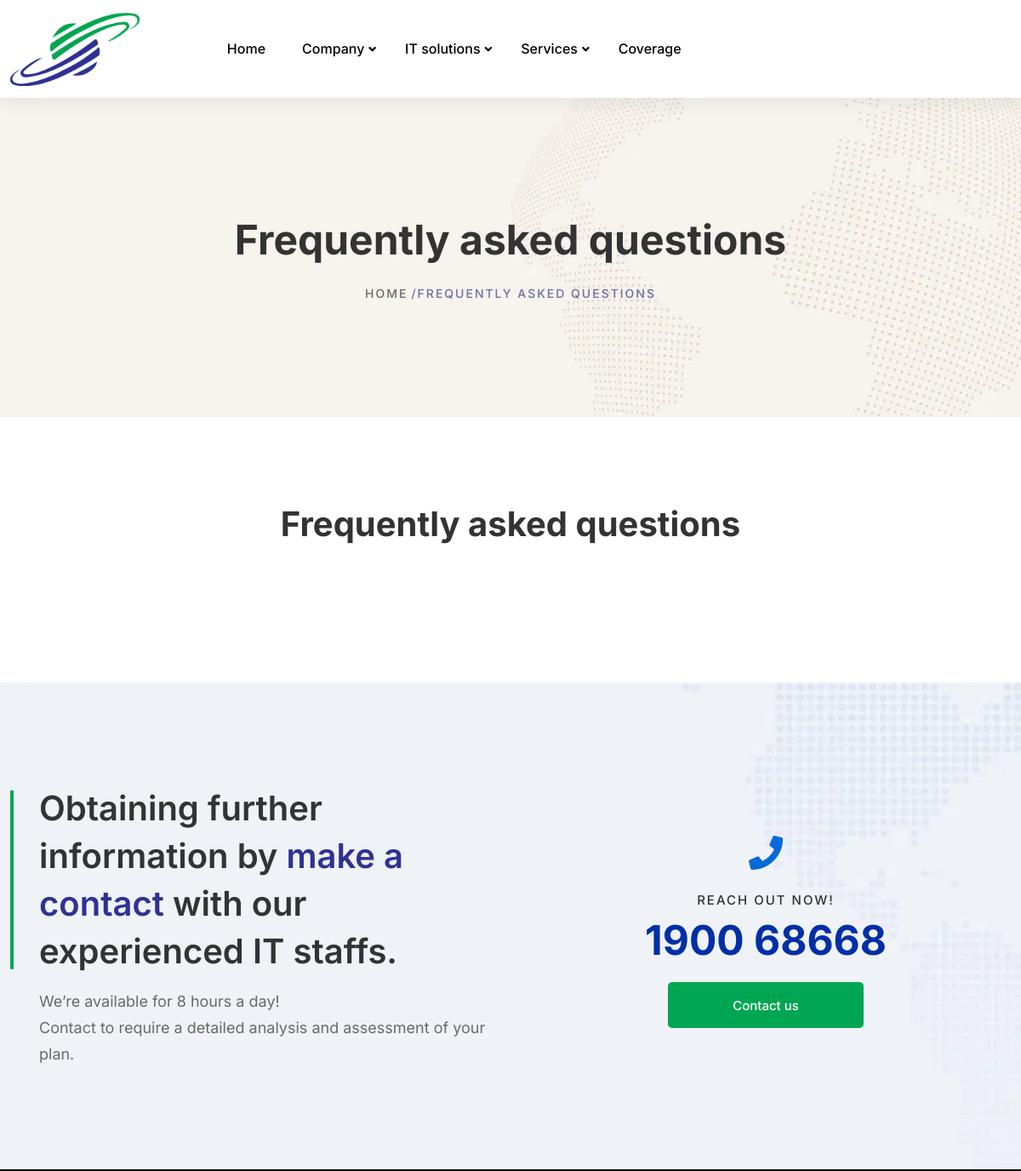
Page /faq/ (upper part) on the earlier database version.
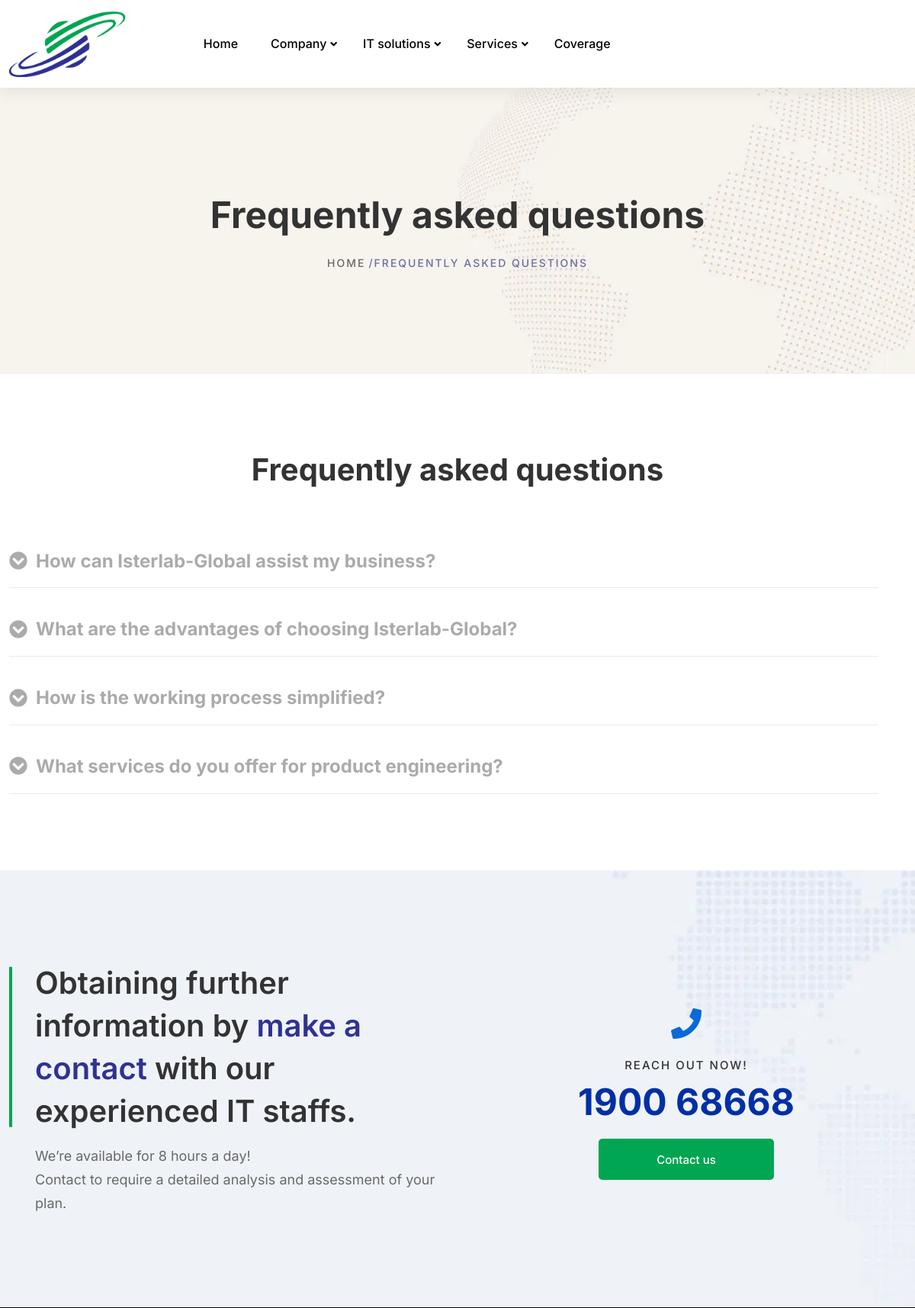
Same page on the later database version.
### landing/models.py (models this page shows)
class FAQ(models.Model):
    id = models.UUIDField(primary_key=True,default=uuid.uuid4,editable=False)
    question = models.TextField()
    response = models.TextField()
    created_at = models.DateTimeField(auto_now=True)

### landing/views.py (the view)
# urls.py: path("faq/",faq,name="faq"),
def faq(request):
    context = {
        "faqs":FAQ.objects.all()
    }
    return render(request, 'pages/faq.html',context)

### landing/context_processors.py (called while the page is built)
def global_context(request):
    global_services = Service.objects.all()[:6]
    global_solutions = Solution.objects.all()[:6]
    context = {
        "constance_services": global_services,
        "constance_solutions": global_solutions
    }
    return context

### templates/pages/faq.html (shortened to what this page needs)
{% extends "base.html" %}
{% load static %}
{% block breadcrumbs %}
{% include "components/breadcrumbs.html" with section='Frequently asked questions' %}
{% endblock breadcrumbs %}
{% block content %}
<div class="site-wrapper-reveal">
    <div class="accordion-wrapper section-space--ptb_100 border-top">
        <div class="container">
            <div class="row">
                <div class="col-lg-12">
                    <div class="section-title-wrap text-center section-space--mb_20">
                        <h3 class="heading">Frequently asked questions</h3>
                    </div>
                </div>
            </div>
            <div class="row">
                <div class="col-lg-12 pe-5">
                    <div class="faq-two-wrapper section-space--mt_40">
                        <div id="accordion_two">
                            {% for faq in faqs %}
                            <div class="card">
                                <div class="card-header" id="heading__{{ faq.id }}">
                                    <h5 class="mb-0 font-weight--bold">
                                        <button class="btn-link collapsed" data-bs-toggle="collapse" data-bs-target="#collapse__{{ faq.id }}" aria-expanded="false" aria-controls="collapse__{{ faq.id }}">
                                            {{ faq.question }}
                                            <span>
                                                <i class="fas fa-chevron-circle-down"></i>
                                            </span>
                                        </button>
                                    </h5>
                                </div>
                            </div>
                            {% endfor %}
                        </div>
                    </div>
                </div>
            </div>
        </div>
    </div>
    <div class="contact-us-section-wrappaer infotechno-contact-us-bg section-space--ptb_120">
        <div class="container">
            <div class="row align-items-center">
                <div class="col-lg-6 col-lg-6">
                    <div class="conact-us-wrap-one">
                        <h3 class="heading">Obtaining further information by <span class="text-color-primary">make a contact</span> with our experienced IT staffs. </h3>
                        <div class="sub-heading">We’re available for 8 hours a day!<br>Contact to require a detailed analysis and assessment of your plan.</div>
                    </div>
                </div>
                <div class="col-lg-6 col-lg-6">
                    <div class="contact-info-one text-center">
                        <div class="icon">
                            <span class="fas fa-phone"></span>
                        </div>
                        <h6 class="heading font-weight--reguler">Reach out now!</h6>
                        <h2 class="call-us"><a href="tel:190068668">1900 68668</a></h2>
                        <div class="contact-us-button mt-20">
                            <a href="faqs.html#" class="btn btn--secondary">Contact us</a>
                        </div>
                    </div>
                </div>
            </div>
        </div>
    </div>
</div>
{% endblock content %}

### templates/base.html (shortened to what this page needs)
<!DOCTYPE html>
<html class="no-js" lang="zxx" dir="ltr">
{% load static %}
<head>
    <link rel="preload" href="{% static 'assets/css/vendor/vendor.min.css' %}" as="style" onload="this.onload=null;this.rel='stylesheet'">
    <link rel="preload" href="{% static 'assets/css/plugins/plugins.min.css' %}" as="style" onload="this.onload=null;this.rel='stylesheet'">
    <link rel="stylesheet" href="{% static 'assets/css/style.min.css' %}">
</head>
<body>
    {% include "partes/navbar.html" %}
    {% block breadcrumbs %}
    {% endblock breadcrumbs %}
    <div id="main-wrapper">
        {% block content %}
        {% endblock content %}
    </div>
</body>
</html>

### templates/partes/navbar.html (shortened to what this page needs)
{% load static %}
<div class="header-area header-area--default">
    <div class="header-bottom-wrap header-sticky">
        <div class="container-fluid">
            <div class="row">
                <div class="col-lg-12">
                    <div class="header default-menu-style position-relative">
                        <div class="header__logo">
                            <a href="{% url "home" %}">
                                <img loading="lazy"src="{% static 'assets/images/logo/icon.ico' %}" aria-label="{{config.WEBSITE_NAME}} Logo" width="160" height="48" class="img-fluid" alt="">
                            </a>
                        </div>
                        <div class="header-midle-box">
                            <div class="header-bottom-wrap d-md-block d-none">
                                <div class="header-bottom-inner">
                                    <div class="header-bottom-left-wrap">
                                        <div class="header__navigation  d-none d-xl-block">
                                            <nav class="navigation-menu">
                                                <ul>
                                                    <li class="">
                                                        <a href="{% url "home" %}"><span>Home</span></a>
                                                    </li>
                                                    <li class="has-children has-children--multilevel-submenu">
                                                        <a href="index-modern-it-company.html#"><span>Company</span></a>
                                                    </li>
                                                    <li class="has-children has-children--multilevel-submenu">
                                                        <a href="index-modern-it-company.html#"><span>IT solutions</span></a>
                                                    </li>
                                                    <li class="has-children has-children--multilevel-submenu">
                                                        <a href="index-modern-it-company.html#"><span>Services</span></a>
                                                    </li>
                                                    <li class="">
                                                        <a href="{% url "coverages" %}"><span>Coverage</span></a>
                                                    </li>
                                                </ul>
                                            </nav>
                                        </div>
                                    </div>
                                </div>
                            </div>
                        </div>
                    </div>
                </div>
            </div>
        </div>
    </div>
</div>

### templates/components/breadcrumbs.html
{% load static %}
 <div class="breadcrumb-area">
    <div class="container">
        <div class="row">
            <div class="col-12">
                <div class="breadcrumb_box text-center">
                    <h2 class="breadcrumb-title">{{section}}</h2>
                    <ul class="breadcrumb-list">
                        <li class="breadcrumb-item"><a href="{% url "home" %}">Home</a></li>
                        <li class="breadcrumb-item active">{{section}}</li>
                    </ul>
                </div>
            </div>
        </div>
    </div>
</div>

### templates/partes/footer.html (shortened to what this page needs)
{% load static %}

Differences in the rows shown:
added FAQ: question "How can Isterlab-Global assist my business?"
added FAQ: question "What are the advantages of choosing Isterlab-Global?"
added FAQ: question "How is the working process simplified?"
added FAQ: question "What services do you offer for product engineering?"
